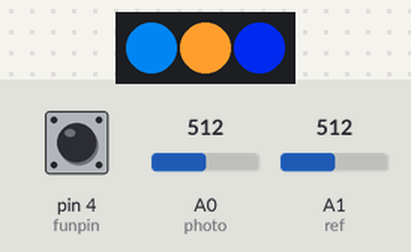
Simulated run of this sketch. Board: Arduino Uno, built with avr-gcc and run on an emulated ATmega328P. Parts: 3 RGB LEDs in strip order, left to right. The inputs (shaded band) are chosen by the test bench; at power-on: pin 4 (funpin) HIGH, A0 (photo) = 512, A1 (ref) = 512. Dim RGB values are drawn brighter than linear; random numbers use the default seed unless the sketch sets one.

Above: at 1.2 s.
1.3 s: pin 4 (funpin) pulled LOW for 3.2 s
At 1.3 s:
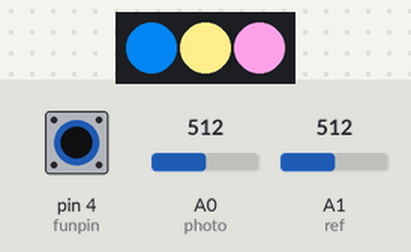
At 2.5 s:
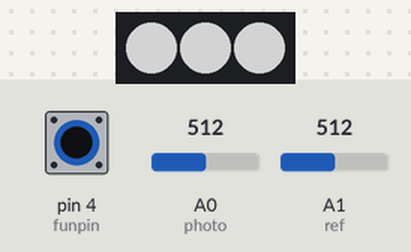
6.5 s: pin 4 (funpin) pulled LOW for 0.25 s
At 6.52 s:
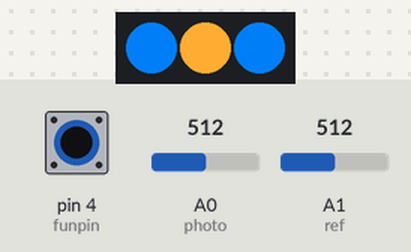
9.7 s: pin 4 (funpin) pulled LOW for 1 s
Timing chart, 0 to 30.9 s (numbered marks = the images above; inputs shaded):
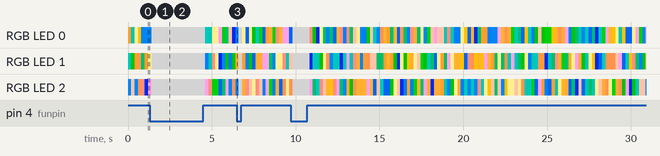

The sketch:

Script.ino
```cpp
#include <FastLED.h>

#define funpin  4

#define photo   A0
#define ref     A1

#define red     A2
#define green   A3
#define blue    A4

#define ledqt   3
#define ledpin  3

int cl[3];
int colors[21] = {0xacf7f8, 0x3423cc, 0xbf7a05, 0xe375e7,
0x63ef93,0x01b32c, 0xd6a1e9, 0xadee8b, 0x5a635d, 0x1776d8,
0x185b02, 0x09502d,0xc89e2d, 0x878e7f, 0xa0c2a7, 0xb5ac33,
0x2059d6, 0x039451, 0x855f56, 0xfec102, 0x2baea2};
CRGB leds[ledqt];

void setup() {
  FastLED.addLeds<WS2812B, ledpin, GRB>(leds, ledqt);
  cl[0]=map(analogRead(red), 0, 1023, 0, 255);
  cl[1]=map(analogRead(green), 0, 1023, 0, 255);
  cl[2]=map(analogRead(blue), 0, 1023, 0, 255);
  pinMode(funpin, INPUT_PULLUP);
}

void loop() {
  if(digitalRead(funpin) == HIGH) {
    funmode();
  }
  if(analogRead(photo)>=analogRead(ref)) {
    ledcl(cl[0], cl[1], cl[2]);
  } else {
    ledcl(0,0,0);
  }
  delay(200);
}

int ledcl(int a,int b,int c){
  int i;
  for(i=0; i<ledqt;i++){
    leds[i].setRGB(a, b, c);
  }
  FastLED.show();
}

int funmode(){
  while(digitalRead(funpin) == HIGH){
    int i;
    for(i=0; i<ledqt;i++){
      leds[i]= colors[random(1, 20)];
      }
    FastLED.show();
    delay(200);
    }
  }
```
